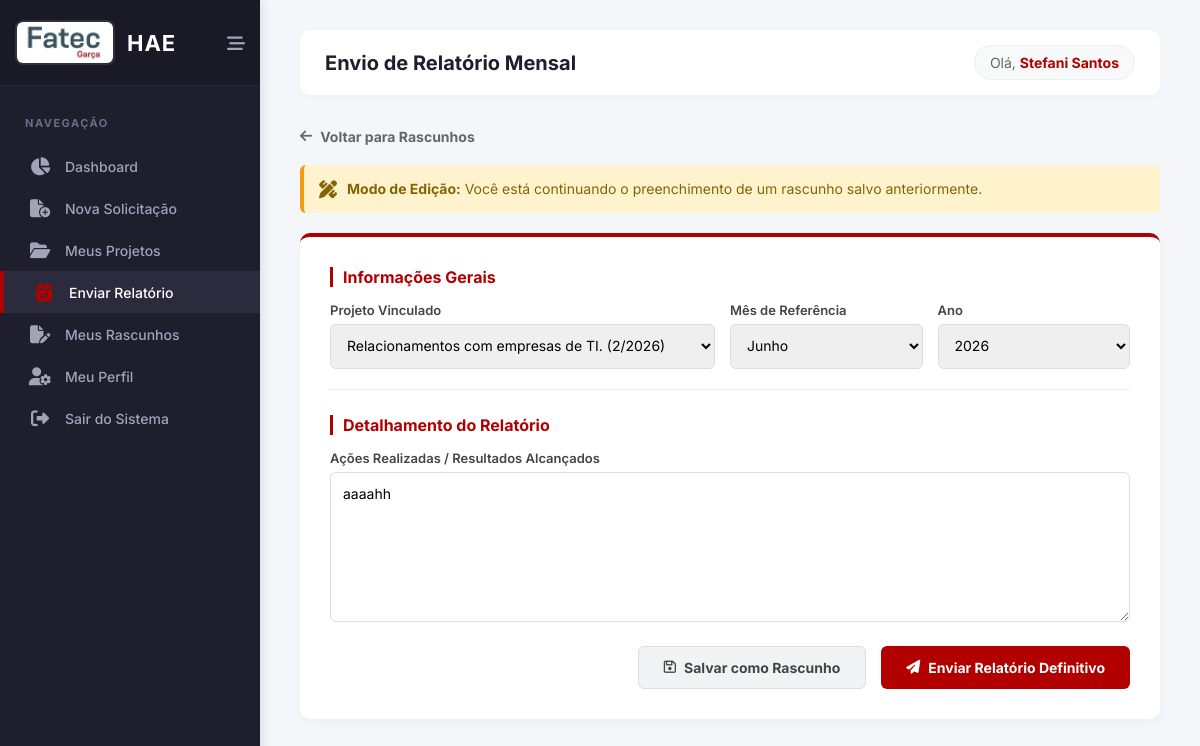
/enviar_relatorio.php?id=14 (signed in), run on the app's committed database.
### tables this page shows
CREATE TABLE `relatorios_hae` (
  `id` int(11) NOT NULL,
  `solicitacao_id` int(11) NOT NULL,
  `mes_referencia` int(11) NOT NULL,
  `ano_referencia` int(11) NOT NULL,
  `acoes_realizadas` text NOT NULL,
  `status` enum('Rascunho','Publicado') DEFAULT 'Rascunho',
  `data_envio` timestamp NOT NULL DEFAULT current_timestamp()
);

CREATE TABLE `solicitacoes_hae` (
  `id` int(11) NOT NULL,
  `professor_id` int(11) NOT NULL,
  `coordenador_alvo_id` int(11) DEFAULT NULL,
  `coordenador_indicado_id` int(11) DEFAULT NULL,
  `coordenador_id` int(11) DEFAULT NULL,
  `diretor_id` int(11) DEFAULT NULL,
  `parecer_coordenador` text DEFAULT NULL,
  `data_aprovacao_coordenador` date DEFAULT NULL,
  `data_parecer_coordenador` date DEFAULT NULL,
  `semestre` varchar(10) NOT NULL,
  `quantidade_horas` int(11) NOT NULL,
  `horas_aprovadas` int(11) DEFAULT NULL,
  `titulo_projeto` varchar(150) NOT NULL,
  `projeto_anterior` tinyint(1) DEFAULT 0,
  `nome_projeto_anterior` varchar(150) DEFAULT NULL,
  `objetivos_escola` text DEFAULT NULL,
  `horas_aula` int(11) NOT NULL,
  `horas_atividade` int(11) NOT NULL,
  `horas_especificas` int(11) NOT NULL,
  `total_semanal` int(11) NOT NULL,
  `total_mensal` int(11) NOT NULL,
  `categoria` varchar(255) NOT NULL,
  `justificativa` text NOT NULL,
  `objetivo` text NOT NULL,
  `metodologia` text NOT NULL,
  `envolvidos` text NOT NULL,
  `recursos_necessarios` set('Financeiro','Físico','Humano') NOT NULL,
  `detalhamento_recursos` text DEFAULT NULL,
  `cronograma` text NOT NULL,
  `resultados_esperados` text NOT NULL,
  `status_aprovacao` enum('Pendente','Aprovado','Rejeitado','Devolvido') DEFAULT 'Pendente',
  `status_coordenador` varchar(20) DEFAULT 'Pendente',
  `status_diretor` varchar(20) DEFAULT 'Pendente',
  `parecer_diretor` text DEFAULT NULL,
  `data_aprovacao_diretor` date DEFAULT NULL,
  `assinatura_coordenador` varchar(255) DEFAULT NULL,
  `assinatura_diretor` varchar(255) DEFAULT NULL,
  `data_criacao` timestamp NOT NULL DEFAULT current_timestamp()
);

### enviar_relatorio.php (the view, shortened to what this page needs)
<?php
require 'config/conexao.php';
$usuario_id = $_SESSION['usuario_id'];
$sucesso = "";
$meses = [1=>'Janeiro', 2=>'Fevereiro', 3=>'Março', 4=>'Abril', 5=>'Maio', 6=>'Junho', 7=>'Julho', 8=>'Agosto', 9=>'Setembro', 10=>'Outubro', 11=>'Novembro', 12=>'Dezembro'];
$stmt_proj = $pdo->prepare("SELECT id, titulo_projeto, semestre FROM solicitacoes_hae WHERE professor_id = ? AND status_aprovacao = 'Aprovado'");
$stmt_proj->execute([$usuario_id]);
$projetos_aprovados = $stmt_proj->fetchAll(PDO::FETCH_ASSOC);
$relatorio_id = isset($_GET['id']) ? (int)$_GET['id'] : 0;
$rascunho = null;
if ($relatorio_id > 0) {
    $stmt_rasc = $pdo->prepare("SELECT r.* FROM relatorios_hae r JOIN solicitacoes_hae s ON r.solicitacao_id = s.id WHERE r.id = ? AND s.professor_id = ? AND r.status = 'Rascunho'");
    $stmt_rasc->execute([$relatorio_id, $usuario_id]);
    $rascunho = $stmt_rasc->fetch(PDO::FETCH_ASSOC);
}
$r_solicitacao_id = $rascunho['solicitacao_id'] ?? '';
$r_mes = $rascunho['mes_referencia'] ?? date('n');
$r_ano = $rascunho['ano_referencia'] ?? date('Y');
$r_acoes = $rascunho['acoes_realizadas'] ?? '';
$pagina_atual = basename($_SERVER['PHP_SELF']);
?>
<!DOCTYPE html>
<html lang="pt-BR">
<head>
    <link rel="stylesheet" href="assets/css/painel.css">
    <link rel="stylesheet" href="https://cdnjs.cloudflare.com/ajax/libs/font-awesome/6.4.0/css/all.min.css">
</head>
<body>
    <aside class="sidebar" id="sidebar">
        <div class="sidebar-header">
            <a href="painel.php" class="brand">
                <img src="img/cps_fatecgarca_logo.jfif" alt="Logo Fatec">
                <h2 class="brand-text">HAE</h2>
            </a>
            <button class="collapse-btn" id="collapse-btn" title="Minimizar Menu"><i class="fa-solid fa-bars-staggered"></i></button>
        </div>
        <nav class="menu">
            <div class="menu-title">Navegação</div>
            <ul>
                <li><a href="painel.php" class="<?php echo ($pagina_atual == 'painel.php') ? 'active' : ''; ?>"><i class="fa-solid fa-chart-pie"></i> <span class="menu-text">Dashboard</span></a></li>
                <li><a href="nova_solicitacao.php" class="<?php echo ($pagina_atual == 'nova_solicitacao.php') ? 'active' : ''; ?>"><i class="fa-solid fa-file-circle-plus"></i> <span class="menu-text">Nova Solicitação</span></a></li>
                <li><a href="meus_projetos.php" class="<?php echo ($pagina_atual == 'meus_projetos.php') ? 'active' : ''; ?>"><i class="fa-solid fa-folder-open"></i> <span class="menu-text">Meus Projetos</span></a></li>
                <li><a href="enviar_relatorio.php" class="<?php echo ($pagina_atual == 'enviar_relatorio.php') ? 'active' : ''; ?>"><i class="fa-solid fa-calendar-check"></i> <span class="menu-text">Enviar Relatório</span></a></li>
                <li><a href="meus_rascunhos.php" class="<?php echo ($pagina_atual == 'meus_rascunhos.php') ? 'active' : ''; ?>"><i class="fa-solid fa-file-pen"></i> <span class="menu-text">Meus Rascunhos</span></a></li>
                <li><a href="perfil.php" class="<?php echo ($pagina_atual == 'perfil.php') ? 'active' : ''; ?>"><i class="fa-solid fa-user-gear"></i> <span class="menu-text">Meu Perfil</span></a></li>
                <li><a href="logout.php" class="logout-link"><i class="fa-solid fa-right-from-bracket"></i> <span class="menu-text">Sair do Sistema</span></a></li>
            </ul>
        </nav>
    </aside>
    <main class="main-content">
        <header class="header">
            <div class="header-top">
                <h1>Envio de Relatório Mensal</h1>
            </div>
            <div class="user-info">Olá, <strong><?php echo htmlspecialchars($_SESSION['usuario_nome']); ?></strong></div>
        </header>
        <?php if($rascunho): ?>
            <a href="meus_rascunhos.php" class="btn-voltar"><i class="fa-solid fa-arrow-left"></i> Voltar para Rascunhos</a>
        <?php endif; ?>
        <?php if($rascunho && !$sucesso): ?>
            <div class="aviso-rascunho">
                <i class="fa-solid fa-pen-ruler" style="font-size: 18px;"></i>
                <div>
                    <strong>Modo de Edição:</strong> Você está continuando o preenchimento de um rascunho salvo anteriormente.
                </div>
            </div>
        <?php endif; ?>
        <?php if (count($projetos_aprovados) == 0): ?>
            <div style="background: #fff; padding: 40px; text-align: center; border-radius: 10px; color: #888;">
                <i class="fa-solid fa-folder-closed" style="font-size: 40px; margin-bottom: 15px; color: #ddd;"></i>
                <p>Você não possui nenhum projeto aprovado no momento.<br>Apenas projetos aprovados exigem envio de relatório mensal.</p>
            </div>
        <?php else: ?>
            <div class="form-card">
                <form method="POST">
                    <div class="form-section">
                        <h3>Informações Gerais</h3>
                        <div class="grid-3">
                            <div>
                                <label>Projeto Vinculado</label>
                                <select name="solicitacao_id" required>
                                    <?php foreach ($projetos_aprovados as $proj): ?>
                                        <option value="<?php echo $proj['id']; ?>" <?php echo ($r_solicitacao_id == $proj['id']) ? 'selected' : ''; ?>>
                                            <?php echo htmlspecialchars($proj['titulo_projeto'] . ' (' . $proj['semestre'] . ')'); ?>
                                        </option>
                                    <?php endforeach; ?>
                                </select>
                            </div>
                            <div>
                                <label>Mês de Referência</label>
                                <select name="mes_referencia" required>
                                    <?php foreach($meses as $num => $nome): ?>
                                        <option value="<?php echo $num; ?>" <?php echo ($r_mes == $num) ? 'selected' : ''; ?>><?php echo $nome; ?></option>
                                    <?php endforeach; ?>
                                </select>
                            </div>
                            <div>
                                <label>Ano</label>
                                <select name="ano_referencia" required>
                                    <?php
                                    $ano_atual_loop = date('Y');
                                    for ($i = $ano_atual_loop - 1; $i <= $ano_atual_loop + 1; $i++):
                                    ?>
                                        <option value="<?php echo $i; ?>" <?php echo ($r_ano == $i) ? 'selected' : ''; ?>><?php echo $i; ?></option>
                                    <?php endfor; ?>
                                </select>
                            </div>
                        </div>
                    </div>
                    <div class="form-section" style="border-bottom: none; margin-bottom: 0; padding-bottom: 0;">
                        <h3>Detalhamento do Relatório</h3>
                        <div class="full-width">
                            <label>Ações Realizadas / Resultados Alcançados</label>
                            <textarea name="acoes_realizadas" required placeholder="Descreva de forma clara e objetiva todas as atividades executadas referentes ao projeto durante o mês selecionado..."><?php echo htmlspecialchars($r_acoes); ?></textarea>
                        </div>
                    </div>
                    <div class="botoes-container">
                        <button type="submit" name="acao" value="rascunho" class="btn btn-rascunho" formnovalidate>
                            <i class="fa-regular fa-floppy-disk"></i> Salvar como Rascunho
                        </button>
                        <button type="submit" name="acao" value="publicar" class="btn btn-enviar" onclick="return confirm('Após enviar definitivamente, este relatório será encaminhado para a coordenação. Deseja prosseguir?')">
                            <i class="fa-solid fa-paper-plane"></i> Enviar Relatório Definitivo
                        </button>
                    </div>
                </form>
            </div>
        <?php endif; ?>
    </main>
</body>
</html>

### assets/CSS/painel.css (style rules this page uses)
:root { --fatec-red: #b20000; --fatec-red-hover: #8a0000; --sidebar-bg: #1e1e2d; --sidebar-bg-hover: #2b2b3d; --sidebar-color: #a2a3b7; --sidebar-active: #ffffff; --body-bg: #f4f6f9; --text-color: #3f4254; --sidebar-width: 260px; --sidebar-collapsed-width: 80px; }
* { margin: 0; padding: 0; box-sizing: border-box; font-family: 'Inter', sans-serif; }
body { background-color: var(--body-bg); color: var(--text-color); display: flex; min-height: 100vh; overflow-x: hidden; }
.sidebar { width: var(--sidebar-width); background-color: var(--sidebar-bg); color: var(--sidebar-color); height: 100vh; position: fixed; left: 0; top: 0; transition: all 0.3s cubic-bezier(0.25, 0.8, 0.25, 1); z-index: 1000; display: flex; flex-direction: column; box-shadow: 2px 0 10px rgba(0,0,0,0.1); }
.sidebar-header { padding: 20px 15px; background-color: #1a1a27; display: flex; flex-direction: row; align-items: center; justify-content: space-between; border-bottom: 1px solid rgba(255,255,255,0.05); min-height: 80px; }
.brand { display: flex; flex-direction: row; align-items: center; text-decoration: none; color: #fff; gap: 12px; }
.brand img { width: 100px; height: 45px; object-fit: cover; border-radius: 8px; border: 2px solid rgba(255, 255, 255, 0.1); transition: 0.3s; }
.brand-text { font-size: 22px; font-weight: 700; letter-spacing: 1px; color: var(--sidebar-active); transition: 0.3s; white-space: nowrap; }
.collapse-btn { position: static; background: transparent; border: none; color: var(--sidebar-color); font-size: 18px; cursor: pointer; transition: 0.3s; display: flex; align-items: center; }
.menu { flex: 1; overflow-y: auto; padding: 20px 0; }
.menu-title { padding: 10px 25px; font-size: 11px; text-transform: uppercase; letter-spacing: 1.5px; color: #6c6d83; font-weight: 700; margin-bottom: 5px; white-space: nowrap; }
.menu ul { list-style: none; }
.menu ul li a { display: flex; align-items: center; padding: 12px 25px; color: var(--sidebar-color); text-decoration: none; font-size: 14px; font-weight: 500; transition: 0.3s; white-space: nowrap; }
.menu ul li a i { font-size: 18px; width: 30px; text-align: center; margin-right: 10px; transition: 0.3s; }
.menu ul li a:hover, .menu ul li a.active { background-color: var(--sidebar-bg-hover); color: var(--sidebar-active); border-left: 4px solid var(--fatec-red); }
.menu ul li a:hover i, .menu ul li a.active i { color: var(--fatec-red); }
.main-content { flex: 1; margin-left: var(--sidebar-width); padding: 30px 40px; transition: all 0.3s cubic-bezier(0.25, 0.8, 0.25, 1); width: calc(100% - var(--sidebar-width)); }
.header { display: flex; justify-content: space-between; align-items: center; margin-bottom: 30px; background: #fff; padding: 15px 25px; border-radius: 10px; box-shadow: 0 2px 10px rgba(0,0,0,0.02); }
.header-top { display: flex; align-items: center; gap: 15px; }
.header-top h1 { font-size: 20px; color: #1e1e2d; font-weight: 700; margin: 0; }
.user-info { font-size: 14px; color: #666; background: #f8f9fa; padding: 8px 15px; border-radius: 20px; border: 1px solid #eee; }
.user-info strong { color: var(--fatec-red); }

### data on the page
relatorios_hae: solicitacao_id "Relacionamentos com empresas de TI. (2/2026)", mes_referencia "Junho", ano_referencia "2026", acoes_realizadas "aaaahh"

### other printed values
$_SESSION['usuario_nome'] "Stefani Santos"
